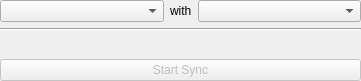
<?xml version="1.0" encoding="UTF-8"?>
<ui version="4.0">
 <class>SyncWidget</class>
 <widget class="QWidget" name="SyncWidget">
  <property name="geometry">
   <rect>
    <x>0</x>
    <y>0</y>
    <width>361</width>
    <height>81</height>
   </rect>
  </property>
  <property name="windowTitle">
   <string>Form</string>
  </property>
  <layout class="QGridLayout" name="gridLayout">
   <property name="margin">
    <number>0</number>
   </property>
   <item row="3" column="1" colspan="3">
    <spacer name="verticalSpacer">
     <property name="orientation">
      <enum>Qt::Vertical</enum>
     </property>
     <property name="sizeHint" stdset="0">
      <size>
       <width>358</width>
       <height>18</height>
      </size>
     </property>
    </spacer>
   </item>
   <item row="4" column="1" colspan="3">
    <widget class="KPushButton" name="startStopButton">
     <property name="enabled">
      <bool>false</bool>
     </property>
     <property name="text">
      <string>Start Sync</string>
     </property>
    </widget>
   </item>
   <item row="1" column="1">
    <widget class="KComboBox" name="profileOneComboBox"/>
   </item>
   <item row="1" column="3">
    <widget class="KComboBox" name="profileTwoComboBox"/>
   </item>
   <item row="1" column="2">
    <widget class="QLabel" name="label">
     <property name="sizePolicy">
      <sizepolicy hsizetype="Fixed" vsizetype="Preferred">
       <horstretch>0</horstretch>
       <verstretch>0</verstretch>
      </sizepolicy>
     </property>
     <property name="text">
      <string>with</string>
     </property>
    </widget>
   </item>
   <item row="2" column="1" colspan="3">
    <widget class="Line" name="line">
     <property name="orientation">
      <enum>Qt::Horizontal</enum>
     </property>
    </widget>
   </item>
  </layout>
 </widget>
 <customwidgets>
  <customwidget>
   <class>KPushButton</class>
   <extends>QPushButton</extends>
   <header>kpushbutton.h</header>
  </customwidget>
  <customwidget>
   <class>KComboBox</class>
   <extends>QComboBox</extends>
   <header>kcombobox.h</header>
  </customwidget>
 </customwidgets>
 <resources/>
 <connections/>
</ui>
